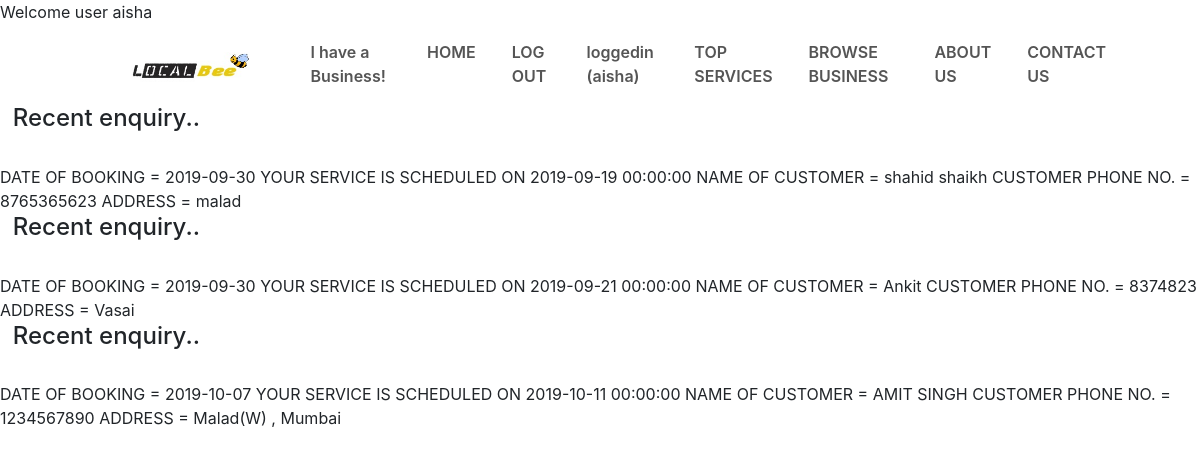
Page /dharmeshbhai.php (signed in) on the committed database.
### tables this page shows
CREATE TABLE `booking` (
  `id` int(50) NOT NULL,
  `date_of_booking` date NOT NULL,
  `service_date` datetime NOT NULL,
  `name_of_user` varchar(50) NOT NULL,
  `time` varchar(20) NOT NULL,
  `phone` bigint(50) NOT NULL,
  `address` varchar(500) NOT NULL
);

### dharmeshbhai.php (the view, shortened to what this page needs)
<?php
include("connection.php");
echo "Welcome user " .$_SESSION['username'];
?>
<html>
    <head>
<link rel="stylesheet" href="indiworker.css">
<link rel="stylesheet" href="mystyle.css">
<link rel="stylesheet" href="https://stackpath.bootstrapcdn.com/bootstrap/4.3.1/css/bootstrap.min.css">
<link rel="stylesheet" href="https://stackpath.bootstrapcdn.com/font-awesome/4.7.0/css/font-awesome.min.css">
<link rel="stylesheet" href=“https://maxcdn.bootstrapcdn.com/font-awesome/4.7.0/css/font-awesome.min.css”/>
    </head>
    <body>
    <section id="nav-bar">
        <nav class="navbar navbar-expand-lg navbar-light">
            <a class="navbar-brand" href="#"><img src="images/LOGO.jpeg"></a>
            <div class="collapse navbar-collapse" id="navbarNav">
              <ul class="navbar-nav ml-auto">
                  <li class="nav-item active">
                      <a class="nav-link" href="service_login.html">I have a Business!</a>
                    </li>
                <li class="nav-item active">
                  <a class="nav-link" href="index.php">HOME</a>
                </li>
                <li class="nav-item active">
                  <a class="nav-link" href="logout.php">LOG OUT  </a>
                </li>
                  <li class="nav-item active">
                    <a class="nav-link" href="login.html"> <?php  if(isset($_SESSION['username'])){ echo " loggedin (".$_SESSION['username']. ")";  } else{ echo "<h4> please log in </h4>"; }  ?>   </a>
                  </li>
                  <li class="nav-item active">
                        <a class="nav-link" href="#topservices">TOP SERVICES</a>
                      </li>
                <li class="nav-item">
                  <a class="nav-link" href="#browse">BROWSE BUSINESS</a>
                </li>
                <li class="nav-item">
                  <a class="nav-link" href="#">ABOUT US</a>
                </li>
                <li class="nav-item">
                  <a class="nav-link" href="#contactus">CONTACT US</a>
                </li>
              </ul>
            </div>
          </nav>
    </section>
            <div class="info">
                <?php
                mysqli_select_db($con, 'hackathon');
                $sql = " select * from booking ";
	              $result = $con->query($sql);
	if ($result->num_rows > 0)
	{
    while($row = $result->fetch_assoc()) {
      echo "<h4>  &nbsp; Recent enquiry.. </h4> ";
      echo "<br>";
      echo "DATE OF BOOKING =  " . $row["date_of_booking"].  "    YOUR SERVICE IS SCHEDULED ON  " . $row["service_date"].  "          NAME OF CUSTOMER =        "   . $row["name_of_user"].  "      CUSTOMER PHONE NO. =      " . $row["phone"]. "    ADDRESS =    " . $row["address"]."  ";
        }
  }
	else {
  	  echo "0 results";
  }
  ?>
    </div>
    </body>
</html>

### indiworker.css (style rules this page uses)
ul li:last-child { border: none; }
a { text-decoration: none !important; color: #fff !important; }
.info { border: 0px solid black; height: 50%; }

### mystyle.css (style rules this page uses)
* { margin: 0; padding: 0; }
#nav-bar { position: sticky; top: 0; width: 90%; margin: auto; z-index: 10; }
.navbar-brand img { height: 40px; padding-left: 30px; border-radius: 20px; }
.navbar-nav li { padding: 0 10px; }
.navbar-nav li a { float: right; text-align: left; }
.navbar { background: #fff; }
.nav-link { color: #555!important; font-weight: 600; font-size: 16px; }

### rows in the picture
booking: date_of_booking "2019-09-30", service_date "2019-09-19 00:00:00", name_of_user "shahid shaikh", phone "8765365623", address "malad"
booking: date_of_booking "2019-09-30", service_date "2019-09-21 00:00:00", name_of_user "Ankit", phone "8374823", address "Vasai"
booking: date_of_booking "2019-10-07", service_date "2019-10-11 00:00:00", name_of_user "AMIT SINGH", phone "1234567890", address "Malad(W) , Mumbai"

### other values in the picture
$_SESSION['username'] "aisha"
